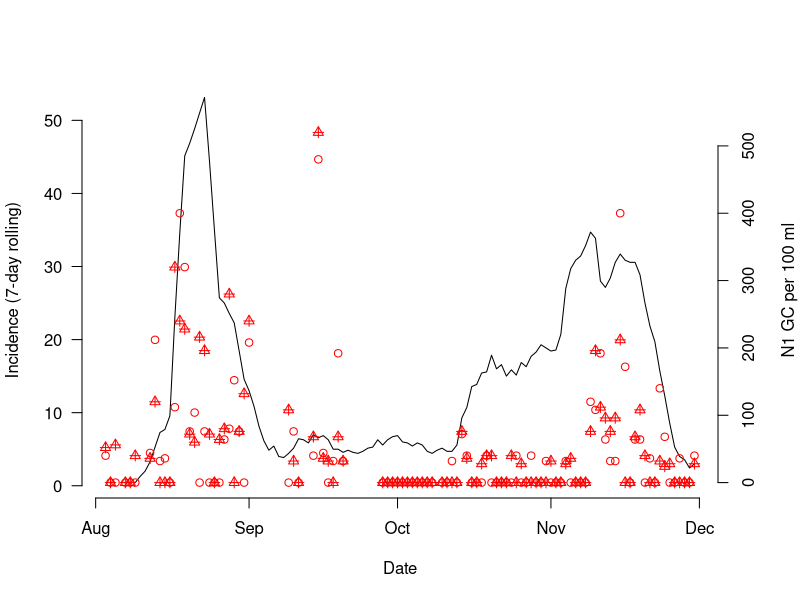
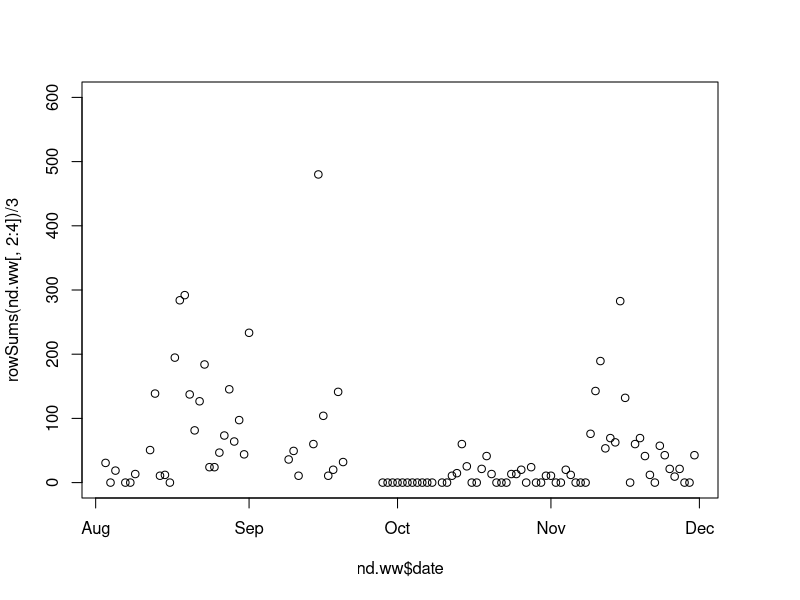
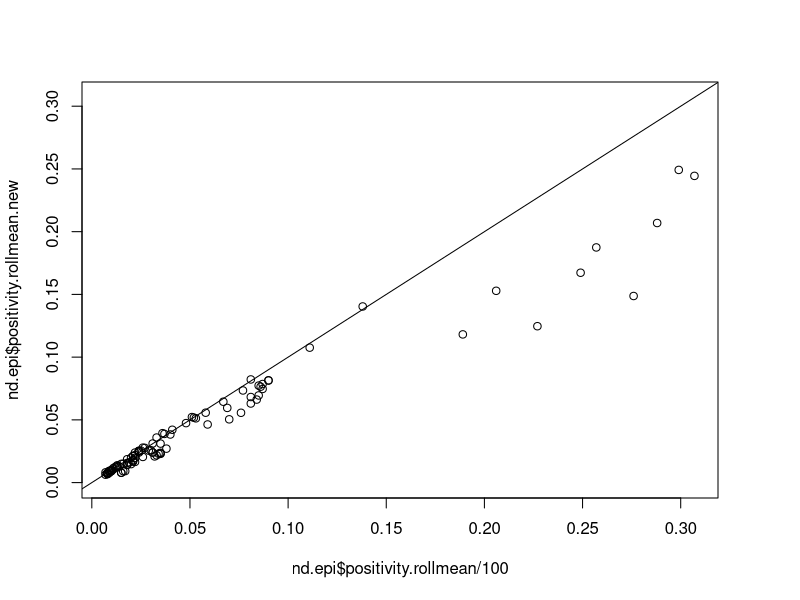
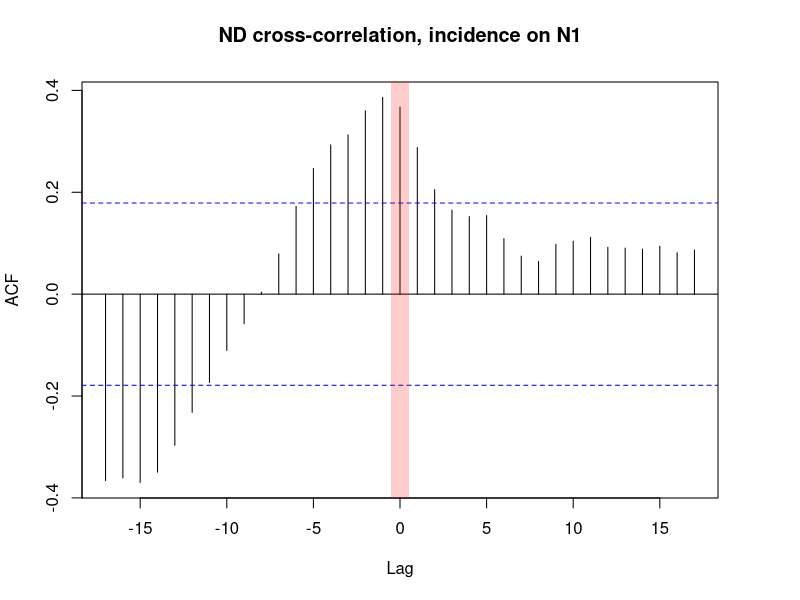
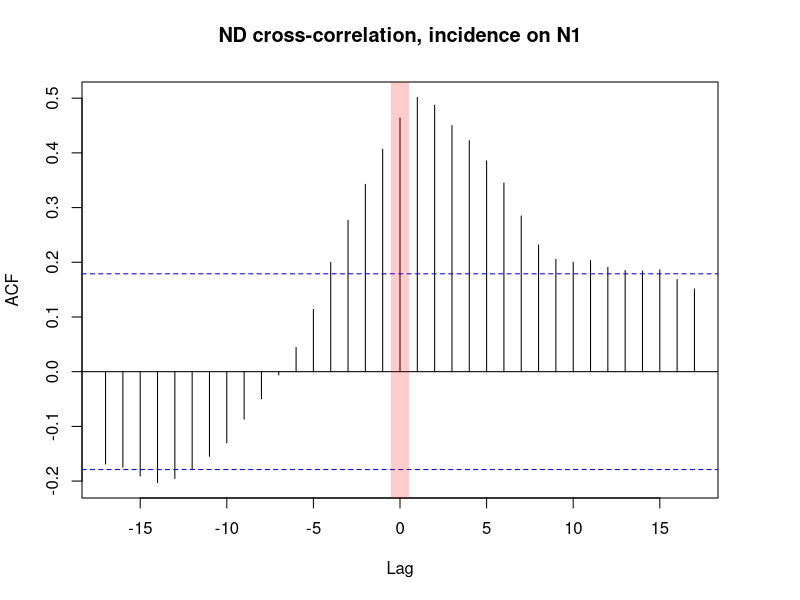
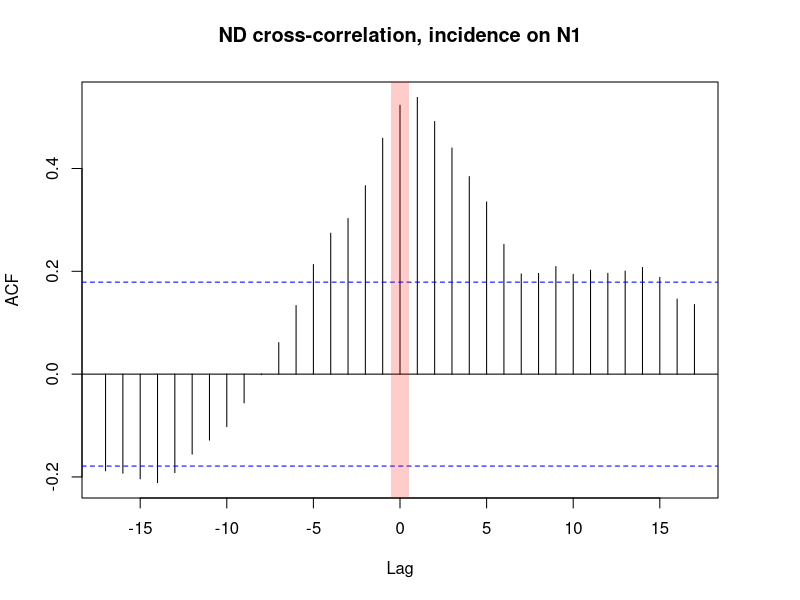

Reproduce these figures in R, in order.
library(data.table)
library(zoo)
library(grDevices)

## load data
elkhart.epi <- fread("Elkhart Epi Data through 10-25-2020.csv")
elkhart.ww <- fread("Elkhart WW Data through 10-25-2020.csv")
nd.epi <- fread("ND Epi Data_11-30-2020.csv")
nd.ww <- fread("ND WW Data_11-30-2020.csv")

## process data
colnames(elkhart.epi) <- c("date",
                           "incidence","incidence.rollmean",
                           "positivity","positivity.rollmean")
colnames(elkhart.ww) <- c("date",
                          "N1.1","N1.2","N1.3",
                          "PMMoV.1","PMMoV.2","PMMoV.3",
                          "recovery.1","recovery.2","recovery.3",
                          "ratioN1PMMoV.1","ratioN1PMMoV.2","ratioN1PMMoV.3",
                          "N1Load.1","N1Load.2","N1Load.3")
colnames(nd.epi) <- c("date",
                      "incidence","positivity",
                      "incidence.rollmean","positivity.rollmean")
colnames(nd.ww) <- colnames(elkhart.ww)[1:ncol(nd.ww)]
elkhart.epi[,date:=as.Date(date,format="%d-%b-%Y")]
nd.epi[,date:=as.Date(date,format="%d-%b-%Y")]
elkhart.ww[,date:=as.Date(date,format="%d-%b-%Y")]
nd.ww[,date:=as.Date(date,format="%d-%b-%Y")]

## ND analysis
par(mar=c(5.1,4.1,4.1,4.1))
plot(as.Date(nd.epi$date),nd.epi$incidence.rollmean,xlab="Date",type="l",
     ylab="Incidence (7-day rolling)",las=1,bty="n")
par(new=T)
plot(nd.ww$date,nd.ww$N1.1,col="red",xlab="",ylab="",xaxt="n",yaxt="n",pch=1,
     ylim=c(0,1.1*max(nd.ww$N1.1,nd.ww$N1.2,nd.ww$N1.3)),las=1,bty="n")
points(nd.ww$date,nd.ww$N1.2,col="red",pch=2)
points(nd.ww$date,nd.ww$N1.2,col="red",pch=3)
axis(4)
mtext("N1 GC per 100 ml",4,line=3)

plot(nd.ww$date,rowSums(nd.ww[,2:4])/3,ylim=c(0,600))

## fiddle with the positivity a bit
nd.epi[,total.tests:=100*incidence/positivity]
nd.epi$total.tests[7:nrow(nd.epi)] <- na.spline(nd.epi$total.tests[7:nrow(nd.epi)])
nd.epi[,positivity.rollmean.new:=incidence.rollmean/frollmean(total.tests,7)]
plot(nd.epi$positivity.rollmean/100, nd.epi$positivity.rollmean.new,
     ylim=c(0,max(c(nd.epi$positivity.rollmean/100, nd.epi$positivity.rollmean.new),na.rm=TRUE)))
cor(nd.epi$positivity.rollmean/100, nd.epi$positivity.rollmean.new,use="na")
abline(a=0,b=1)

## Cross correlations
nd.ww.N1 <- nd.ww[,1:4]
nd.ww.N1$N1.mean <- apply(nd.ww[,2:4],1,mean)
nd.ww.N1$N1.sd <- apply(nd.ww[,2:4],1,sd)
nd.ww.N1 <- nd.ww.N1[,-(2:4)]
nd.epi <- merge(nd.epi,nd.ww.N1,by="date",all=TRUE)

ccf(nd.epi$N1.mean,nd.epi$incidence.rollmean,
    na.action=na.pass,main="ND cross-correlation, incidence on N1")
polygon(c(-0.5,0.5,0.5,-0.5),c(-1,-1,1,1),
        col=adjustcolor("red",alpha.f=0.2),border=FALSE)

ccf(nd.epi$N1.mean,nd.epi$positivity.rollmean,
    na.action=na.pass,main="ND cross-correlation, incidence on N1")
polygon(c(-0.5,0.5,0.5,-0.5),c(-1,-1,1,1),
        col=adjustcolor("red",alpha.f=0.2),border=FALSE)

ccf(nd.epi$N1.mean,nd.epi$positivity.rollmean.new,
    na.action=na.pass,main="ND cross-correlation, incidence on N1")
polygon(c(-0.5,0.5,0.5,-0.5),c(-1,-1,1,1),
        col=adjustcolor("red",alpha.f=0.2),border=FALSE)

## What about comparing just to the surveillance tests?? Because it's less messy
## How can I download this data?
